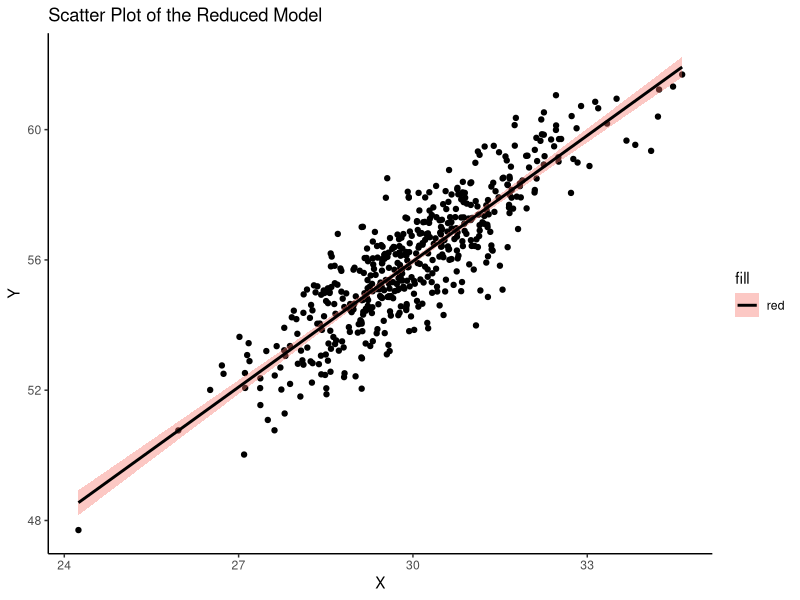
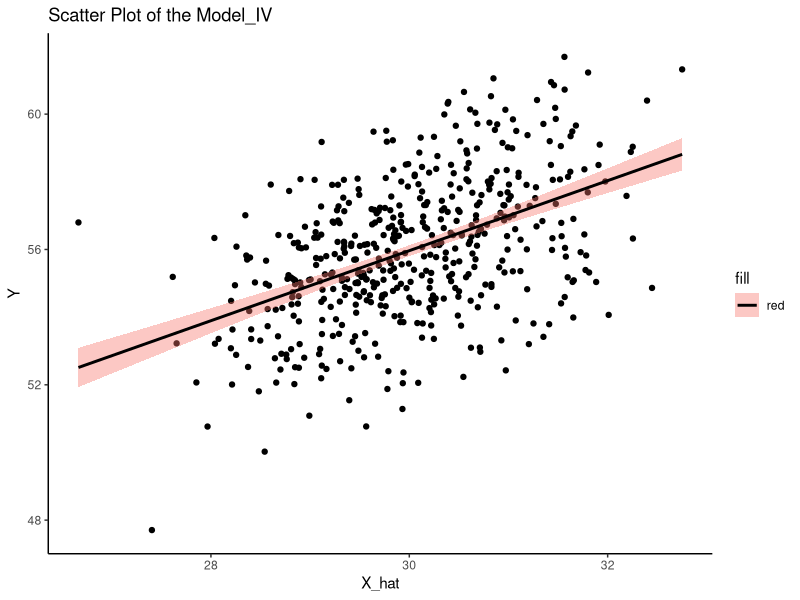

Reproduce these figures in R, in order.
## ---- chunk 1
knitr::opts_chunk$set(echo = TRUE)
install.packages("ggplot2");library(ggplot2)
library(MASS)
install.packages("AER");library(AER)
## ---- chunk 2
#1)data simulation 
#matrix of normally distributed variables, from this we generate X Q which has the correlation coefficient=0.5
XPoolAndQ <- mvrnorm(500, c(30, 25), matrix(c(1, 0.5, 0.5, 1), 2, 2))
XPool <- XPoolAndQ[, 1]
Q<- XPoolAndQ[, 2]
# Z is a normally distributed variable and is added to the X as observed x
Z <- rnorm(500)
X <- XPool + Z
#There is a correlation between X and Q but not between Z and Q()
#Endogenous
cor(X,Q)
#define the true model in which Y as being determined by X and Q
Y <- 1 + X + Q + rnorm(500, 0, 0.5)
model_true<-lm(Y~X+Q)
summary(model_true)
#If we omit Q we obtain different results from the correctly specified model  
model_reduced<-lm(Y~X)
summary(model_reduced)
ggplot(model_reduced, aes(x = X, y = Y)) + 
  geom_point() +
  geom_smooth(method = lm, aes(fill="red"), col = "black")+
  labs(title="Scatter Plot of the Reduced Model")+
  theme_classic() 

#2)2sls process
#2.1) Choose the instrumental variable
#Z can be seen as a instrumental variable
#Z has highly correlation with X
cor(X,Z)
#Z only affect X
cor(Z,Q)
#obtain the fitted X by using the IV
X_hat<-lm(X~Z)$fitted.values
#The model with respect to X_hat is closer to the correctly specified model 
model_IV<-lm(Y~X_hat)
summary(model_IV)
ggplot(model_reduced, aes(x = X_hat, y = Y)) + 
  geom_point() +
  geom_smooth(method = lm, aes(fill="red"), col = "black")+
  labs(title="Scatter Plot of the Model_IV")+
  theme_classic() 
## ---- chunk 3
#Alternitavely the package AER can be used and the function iverg() can give better models 
ivreg(Y~X|Z)
## ---- chunk 4
#n=50
XPoolAndQ_50 <- mvrnorm(50, c(30, 25), matrix(c(1, 0.5, 0.5, 1), 2, 2))
XPool_50 <- XPoolAndQ_50[, 1]
Q_50<- XPoolAndQ_50[, 2]
Z_50 <- rnorm(50)
X_50 <- XPool_50 + Z_50
Y_50 <- 1 + X_50 + Q_50 + rnorm(50, 0, 0.5)
model_true50 <- lm(Y_50~X_50+Q_50)
model_reduced50 <- lm(Y_50~X_50)
model_IV50 <- ivreg(Y_50~X_50|Z_50)
summary(model_true50)
summary(model_reduced50)
summary(model_IV50)
#n=500
model_true
model_reduced
model_IV
#n=5000
XPoolAndQ_5000 <- mvrnorm(5000, c(30, 25), matrix(c(1, 0.5, 0.5, 1), 2, 2))
XPool_5000 <- XPoolAndQ_5000[, 1]
Q_5000<- XPoolAndQ_5000[, 2]
Z_5000 <- rnorm(5000)
X_5000 <- XPool_5000 + Z_5000
Y_5000 <- 1 + X_5000 + Q_5000 + rnorm(5000, 0, 0.5)
model_true5000 <- lm(Y_5000~X_5000+Q_5000)
model_reduced5000 <- lm(Y_5000~X_5000)
model_IV5000 <- ivreg(Y_5000~X_5000|Z_5000)
summary(model_true5000)
summary(model_reduced5000)
summary(model_IV5000)
